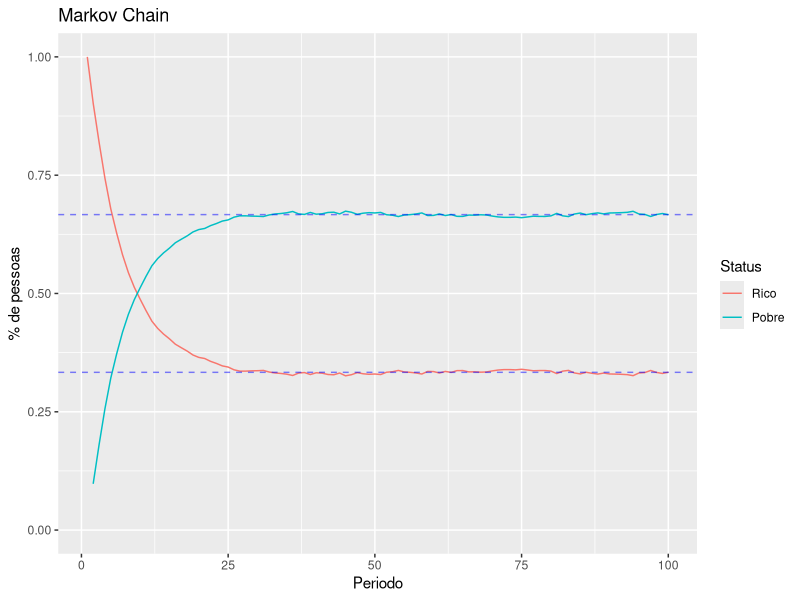

This figure's R source:
rm(list = ls())
library(ggplot2)
library(dplyr)

# define a matriz de transicao entre estados
M = tibble(Status = 1:2, Rico = c(0.90, 0.05), Pobre = c(0.10, 0.95))


# define o total de pessoas na economia e total de simulacoes a serem feitas
Total_simul = 100
Total_pessoas = 10000

# Controi uma tabela com o total de pessoas e total de simulacoes
tbl = tibble(sim=sort(rep(1:Total_simul, Total_pessoas)),
             Individuo=rep(1:Total_pessoas, Total_simul),
             Status = as.integer(NA))
# levels(tbl$Status) = c("Pobre", "Rico")

# distribuição inicial
# lemmbrando que estado atual rico é a linha 1 na matriz M
# lemmbrando que estado atual pobre é a linha 2 na matriz M
tbl$Status[tbl$sim == 1] = c(rep(2, 0.0*Total_pessoas), rep(1, 1.0*Total_pessoas))

for(i in 1:(100-1)) {
  # Cadeia de Markov depende apenas do seu estado atual entao nao precisa olhar
  # nada alem do estado atual. As pessoas são independentes, logo nao tem
  # interacao entre elas, e assim a analise é feita para cara linha da tabela
  
  tbl_aux <- tbl[tbl$sim == i, ] %>% 
    inner_join(M, by = c("Status" = "Status")) %>%
    mutate(p=runif(n = Total_pessoas), troca_p_rico=p<Rico, newState=2)
  
  tbl_aux$newState[tbl_aux$troca_p_rico] = 1
  
  # atualiza o novo estado
  tbl$Status[tbl$sim == (i+1)] = tbl_aux$newState

}


tbl %>% group_by(sim, Status) %>% summarise(qtd=n()) %>%
  mutate(Status = factor(Status, levels = c(1,2), labels = c("Rico", "Pobre"))) %>% 
  ggplot() + 
  geom_line(aes(x=sim, y=qtd/Total_pessoas, colour=Status)) + 
  geom_hline(yintercept = 1/3, linetype="dashed", colour="blue", alpha=0.5) +
  geom_hline(yintercept = 2/3, linetype="dashed", colour="blue", alpha=0.5) +
  labs(title = "Markov Chain", 
       y="% de pessoas",
       x = "Periodo") + ylim(0,1)


